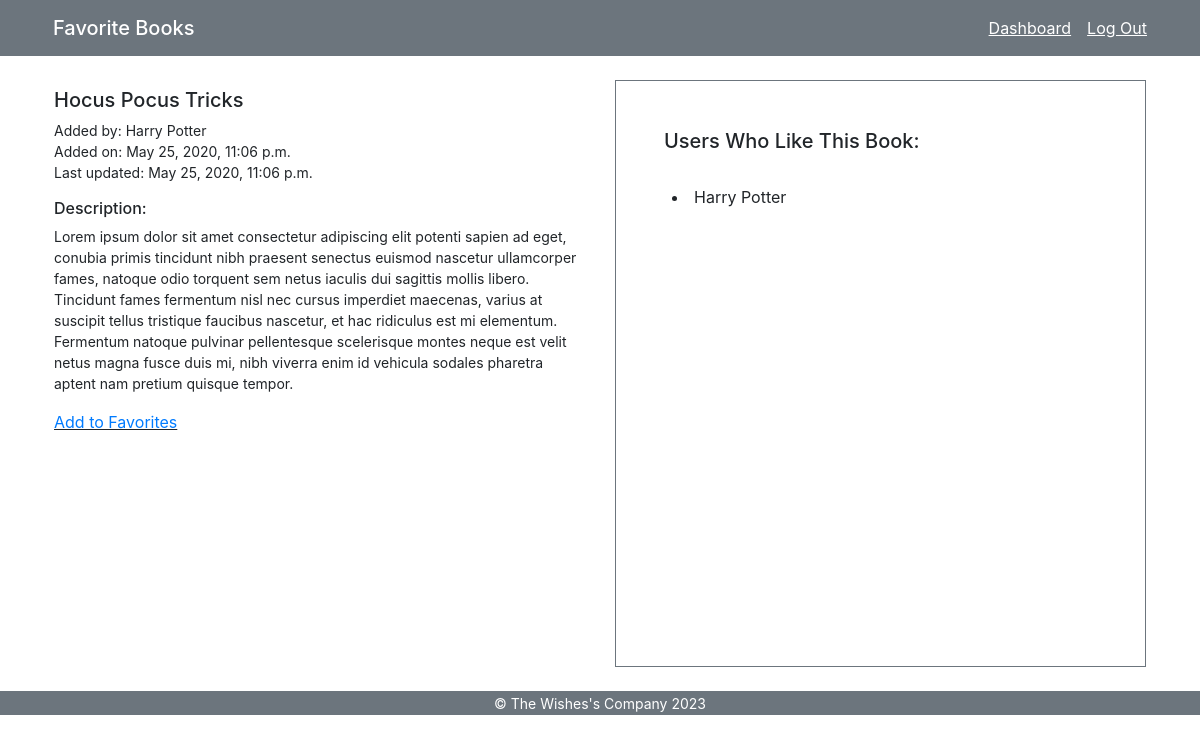
/books/6 (signed in), run on an earlier commit of the app's database.
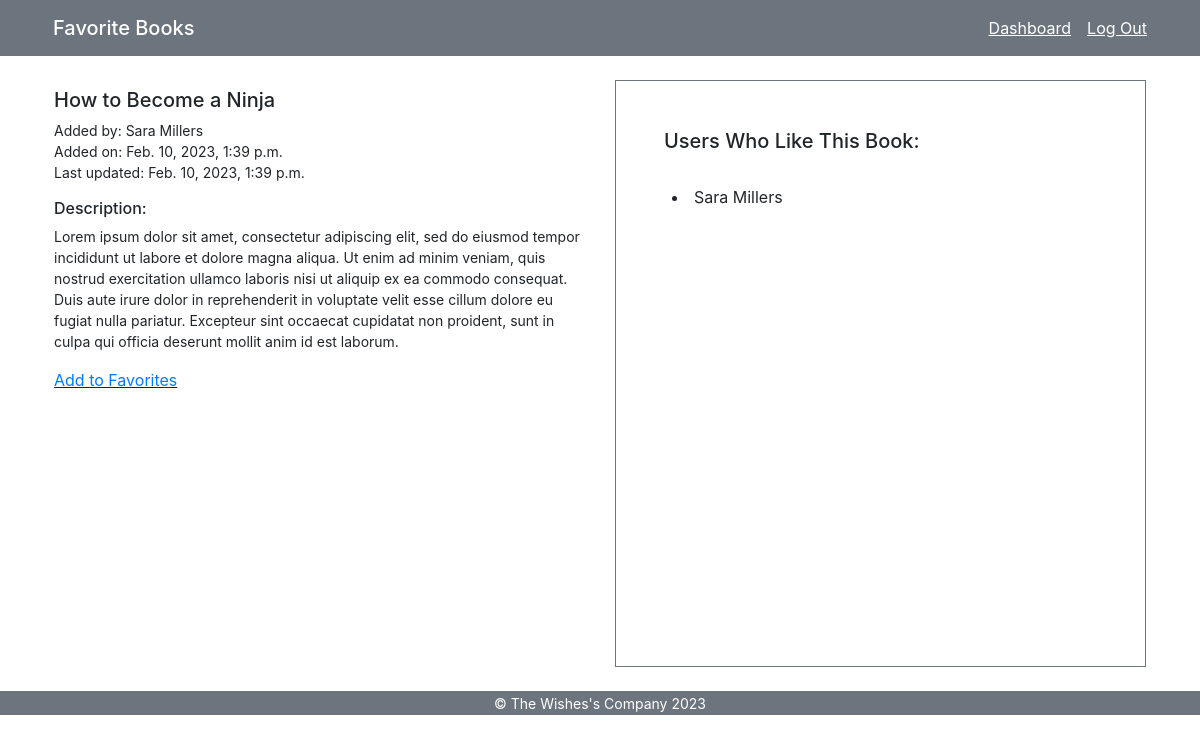
And on a later commit of the database.
### user_books_app/models.py (models this page shows)
class Book(models.Model):
    title = models.CharField(max_length=255)
    description = models.TextField()
    uploaded_by = models.ForeignKey(User,related_name='books_uploaded', on_delete=models.CASCADE)
    users_who_like = models.ManyToManyField(User,related_name="liked_books")
    created_at = models.DateTimeField(auto_now=True)
    updated_at = models.DateTimeField(auto_now_add=True)
    objects = BookManager()

class User(models.Model):
    first_name = models.CharField(max_length=45)
    last_name = models.CharField(max_length=45)
    email = models.CharField(max_length=45)
    password = models.CharField(max_length=255)
    created_at = models.DateTimeField(auto_now=True)
    updated_at = models.DateTimeField(auto_now_add=True)
    objects = UserManager()

### user_books_app/views.py (the view)
# urls.py: path("books/<int:book_id>", views.books_details, name="book_details"),
def books_details(request, book_id):
    if 'name' in request.session:
        currentUser = User.objects.get(id=request.session['id'])
        context = {
            'book_selected': Book.objects.get(id=book_id),
            'books_liked_by_current_user': currentUser.liked_books.all()
        }
        return render(request,'book_details.html', context)
    return redirect('/books')

### user_books_app/templates/book_details.html (shortened to what this page needs)
{% extends "base.html" %}
{% block content%}
<div class="row align-items-stretch">
  <div class="col-md-6">
    {% if book_selected.uploaded_by.id == request.session.id %}
      <form
        class="border border-secondary p-5"
        action="/books/{{book_selected.id}}/edit"
        method="POST"
      >
        {% csrf_token %}
        <p class="text-left h4 mb-4">Edit a Favorite Book</p>
         {% if messages %}
         <ul id="messageErrors" class="mb-4 p-2">
             Error Messages: {% for message in messages %}
             <li>{{ message }}</li>
             {% endfor %}
         </ul>
        {% endif %}
        <label for="defaulBookAddFormTitle">Book Title</label>
        <input type="text" id="defaulBookAddFormTitle" class="form-control mb-3"
        name="book_title" value="{{book_selected.title}}">
        <label for="defaulBookAddFormDescription">Book Description</label>
        <textarea
          id="defaulBookAddFormDescription"
          class="form-control"
          name="book_description"
          rows="10"
        >{{book_selected.description}}</textarea>
        <div class="text-right">
          <button class="btn btn-success mt-4" type="submit">Update</button>
          <a href="/books/{{book_selected.id}}/delete" class="btn btn-danger mt-4">Delete</a>
        </div>
      </form>
    {% else %}
      <p class="h5 my-2">{{book_selected.title}}</p>
      <p class="small mb-0">
        Added by: {{book_selected.uploaded_by.first_name}}
        {{book_selected.uploaded_by.last_name}}
      </p>
      <p class="small mb-0">Added on: {{book_selected.created_at}}</p>
      <p class="small">Last updated: {{book_selected.updated_at}}</p>
      <p class="h6">Description:</p>
      <p class="small">{{book_selected.description}}</p>
      <p>
        {% if book_selected not in books_liked_by_current_user %}
          <u><a href="/books/{{book_selected.id}}/add_to_favorites">Add to Favorites</a></u>
        {% else %}
          <u><a href="/books/{{book_selected.id}}/remove_from_favorites">Remove from Favorites</a></u>
        {% endif %}
      </p>
    {% endif %}
  </div>
  <div class="col-md-6">
    <div class="border border-secondary p-5">
      <p class="text-left h5 mb-4">Users Who Like This Book:</p>
      <ul class="scrollable p-2" style="height: 425px">
        {% for each_user in book_selected.users_who_like.all %}
        <li>
          {{each_user.first_name}} {{each_user.last_name}}
        </li>
        {% endfor %}
      </ul>
    </div>
  </div>
</div>
{% endblock %}

### user_books_app/templates/base.html (shortened to what this page needs)
<!DOCTYPE html>
<html lang="en">
  <head>
    {% block head %}
    {% load static %}
    <link rel="stylesheet" type="text/css" href="{% static 'style.css' %}" />
    <link
      rel="stylesheet"
      href="https://cdn.jsdelivr.net/npm/bootstrap@4.6.2/dist/css/bootstrap.min.css"
    />
    {% endblock %}
  </head>
  <body>
    {% include 'navbar.html' %}
    <main>
        <div class="container-lg p-4">
            {% block content %}{% endblock %}
        </div>
    </main>
    <footer class="page-footer text-center text-white bg-secondary">
      <small>© The Wishes's Company 2023</small>
    </footer>
  </body>
</html>

### user_books_app/templates/navbar.html (shortened to what this page needs)
<nav class="navbar navbar-expand-lg navbar-dark bg-secondary">
  <div class="container-lg">
    <span class="navbar-brand ml-2 mb-0 h1">Favorite Books</span>
    {% if request.session.id %}
      <div class="collapse navbar-collapse" id="navbarSupportedContent">
        <ul class="navbar-nav ml-auto">
          {% url 'user_books_app:home' as url_path %}
          {% if request.path != url_path %}
            <li class="nav-item active">
              <a class="nav-link" href="/books"><u>Dashboard</u></a>
            </li>
          {% endif %}
          <li class="nav-item">
            <a class="nav-link active" href="/logout"><u>Log Out</u></a>
          </li>
        </ul>
      </div>
    </div>
  {% endif %}
</nav>

### user_books_app/static/style.css (style rules this page uses)
* { margin: 0px; padding: 0px; }
ul.scrollable li { overflow: auto; list-style-position: inside; }

What changed in the data, as far as the page shows it:
no longer on this page (row edited): User: first_name "Harry", last_name "Potter"
changed Book: title "Hocus Pocus Tricks" → "How to Become a Ninja"; uploaded_by.first_name "Harry" → "Sara"; uploaded_by.last_name "Potter" → "Millers"; created_at "May 25, 2020, 11:06 p.m." → "Feb. 10, 2023, 1:39 p.m."; updated_at "May 25, 2020, 11:06 p.m." → "Feb. 10, 2023, 1:39 p.m."; description "Lorem ipsum dolor sit amet consectetur adipiscing elit potenti sapien ad eget, conubia primis tincidunt nibh praesent senectus euismod nascetur ullamcorper fames, natoque odio torquent sem netus iaculis dui sagittis mollis libero. Tincidunt fames fermentum nisl nec cursus imperdiet maecenas, varius at suscipit tellus tristique faucibus nascetur, et hac ridiculus est mi elementum. Fermentum natoque pulvinar pellentesque scelerisque montes neque est velit netus magna fusce duis mi, nibh viverra enim id vehicula sodales pharetra aptent nam pretium quisque tempor." → "Lorem ipsum dolor sit amet, consectetur adipiscing elit, sed do eiusmod tempor incididunt ut labore et dolore magna aliqua. Ut enim ad minim veniam, quis nostrud exercitation ullamco laboris nisi ut aliquip ex ea commodo consequat. Duis aute irure dolor in reprehenderit in voluptate velit esse cillum dolore eu fugiat nulla pariatur. Excepteur sint occaecat cupidatat non proident, sunt in culpa qui officia deserunt mollit anim id est laborum."
now on this page (row edited): User: first_name "Sara", last_name "Millers"
